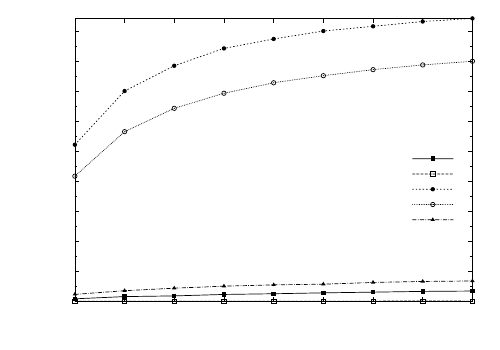

Generate this figure with gnuplot:
set terminal epslatex monochrome
            set output 'edgecut.tex'
            set key at 9.8, 0.5 
            set xrange [ 2 : 10  ]
            set yrange [ 7.85966e-07  : 0.942105  ]
	    set mytics 2
    	set xlabel '\# of partitions'
    	set ylabel '\% edgecut '
	set style line 1 pt 5 lw 2 
	set style line 2 pt 4 lw 2 
	set style line 3 pt 7 lw 2 
	set style line 4 pt 6 lw 2 
	set style line 5 pt 9 lw 2 
	set style line 6 pt 8 lw 1 
	set style line 7 pt 11 lw 1 
	set style line 8 pt 10 lw 1
plot 'edgecut.dat' using 1:2 t '\bunny' with lp ls 1, \
'edgecut.dat' using 1:4 t '\blobs' with lp ls 2, \
'edgecut.dat' using 1:6 t '\clique' with lp ls 3, \
'edgecut.dat' using 1:8 t '\gnp' with lp ls 4, \
'edgecut.dat' using 1:10 t '\sphere' with lp ls 5 
